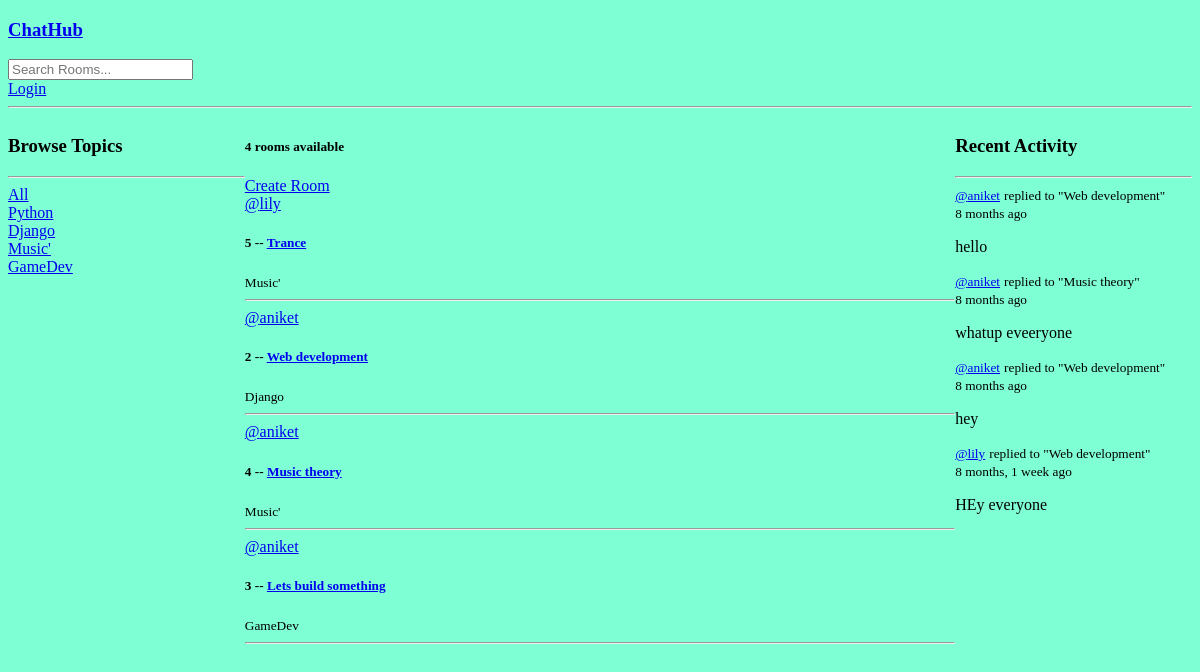
Before: / with the older database file.
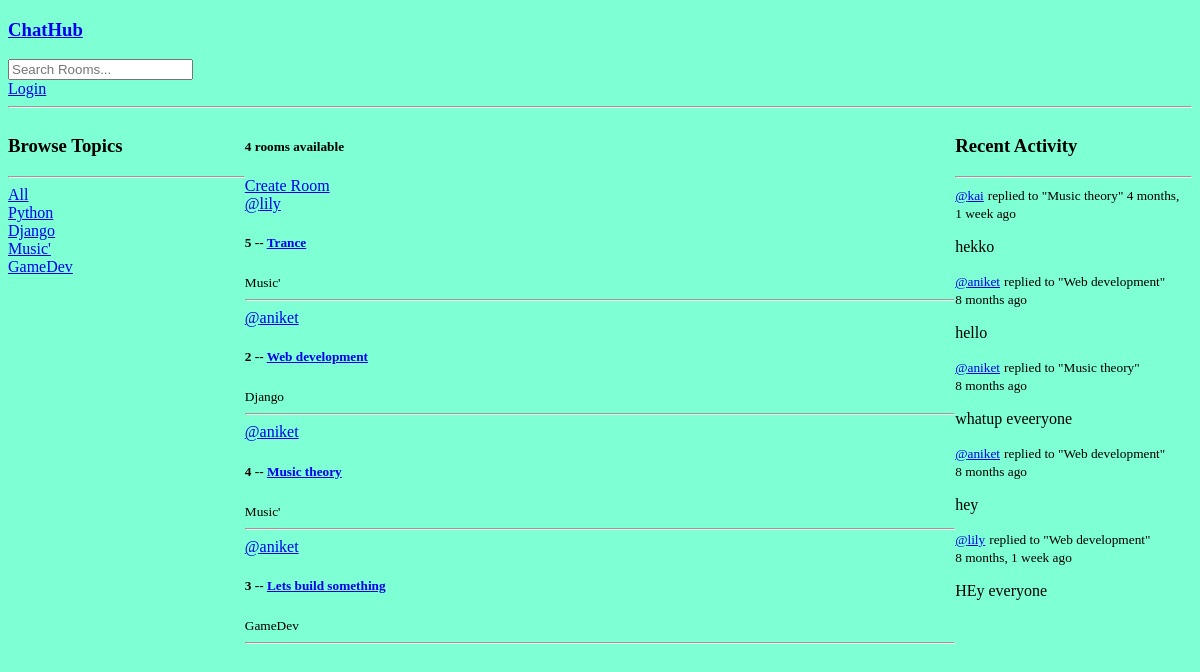
After: the same page with the newer database file.
### base/models.py (models this page shows, shortened)
class Topic(models.Model):
    name = models.CharField(max_length=200)

class Room(models.Model):
    host =  models.ForeignKey(User, on_delete=models.SET_NULL, null=True)
    topic = models.ForeignKey(Topic, on_delete=models.SET_NULL, null=True)
    name = models.CharField(max_length=200)
    description = models.TextField(null=True, blank=True)
    participants = models.ManyToManyField(User, related_name='participants', blank=True)
    updated = models.DateTimeField(auto_now=True)
    created = models.DateTimeField(auto_now_add=True)
    class Meta:
        ordering = ['-updated', '-created']
    def __str__(self):
        return self.name

class Message(models.Model):
    user = models.ForeignKey(User, on_delete=models.CASCADE)
    room = models.ForeignKey(Room, on_delete=models.CASCADE)
    body = models.TextField()
    updated = models.DateTimeField(auto_now=True)
    created = models.DateTimeField(auto_now_add=True)
    class Meta:
        ordering = ['-updated', '-created']
    def __str__(self):
        return self.body[0:50]

### base/views.py (the view)
# urls.py: path('', views.home, name="home"),
def home(request):
    q = request.GET.get('q') if request.GET.get('q') != None else '' # this sets q to the parameter gotten with GET method
    rooms = Room.objects.filter(                    # Used for search functionality, filtering out the rooms based on the param
        Q(topic__name__icontains=q) |               # Q lets us do searches for various items
        Q(name__icontains=q) |
        Q(description__icontains=q)
        )
    topics = Topic.objects.all()                # This method returns a queryset containing all the topics
    room_count = rooms.count()                  # This method counts the number of the rooms and returns a int
    room_messages = Message.objects.filter(Q(room__topic__name__icontains=q))
    context = {'rooms': rooms, 'topics': topics, 'room_count': room_count, 'room_messages': room_messages}
    return render(request, 'base/home.html', context)       # To render the response on the webpage

### base/templates/base/home.html (shortened to what this page needs)
{% extends 'main.html' %}
{% block content %}
<div class="home-container">
    <div>
        {% include 'base/topics_component.html' %}
    </div>
    <div>
        <h5>{{room_count}} rooms available</h5>
        <a href="{% url 'create-room' %}">Create Room</a><br />
        <div>
            {% include 'base/feed_component.html' %}
        </div>
    </div>
    <div>
        {% include 'base/activity_component.html' %}
    </div>
</div>
{% endblock %}

### templates/main.html (shortened to what this page needs)
<!DOCTYPE html>
{% load static %}
<html lang="en">
    <head>
        <link rel="stylesheet" href="{% static 'styles/main.css' %}" />
    </head>
    <body class="body-container">
        {% include 'navbar.html' %}
        {% block content %}
        {% endblock %}
    </body>
</html>

### templates/navbar.html
<a href="/">
  <h3>ChatHub</h3>
</a>
<form method="GET" action="{% url 'home' %}">
    <input type="text" name="q" placeholder="Search Rooms...">
</form>
{% if request.user.is_authenticated %}
<p>Hello, {{request.user}}</p>
<a href="{% url 'logout' %}">Logout</a>
{% else %}
<a href="{% url 'login' %}">Login</a>
{% endif %}
<hr>

### base/templates/base/topics_component.html
<h3>Browse Topics</h3>
    <hr />
    <div>
        <a href="{% url 'home' %}">All</a>
    </div>
    {% for topic in topics %}
        <div>
            <a href="{% url 'home' %}?q={{topic.name}}">{{topic.name}}</a>
        </div>
    {% endfor %}

### base/templates/base/feed_component.html (shortened to what this page needs)
{% for room in rooms %}
    <div>
        <a href="{% url 'user-profile' room.host.id %}">@{{room.host.username}}</a>
        <h5>
            {{room.id}} -- <a href="{% url 'room' room.id %}">{{room.name}}</a>
        </h5>
        <small>{{room.topic.name}}</small>
        <hr />
    </div>
{% endfor %}

### base/templates/base/activity_component.html (shortened to what this page needs)
<h3>Recent Activity</h3>
    <hr>
    {% for message in room_messages %}
        <div>
            <small><a href="{% url 'user-profile' message.user.id %}">@{{message.user}}</a></small>
            <small>replied to "{{message.room}}" {{message.created|timesince}} ago</small>
            <p>{{message}}</p>
        </div>
    {% endfor %}

### static/styles/main.css (style rules this page uses)
body { background-color: aquamarine; }

### base/templates/base/home.html (style rules this page uses)
.home-container { display: grid; grid-template-columns: 1fr 3fr 1fr; }

Changed rows visible on the page:
added Message: user "kai", room "Music theory", created "4 months, 1 week", body "hekko"
